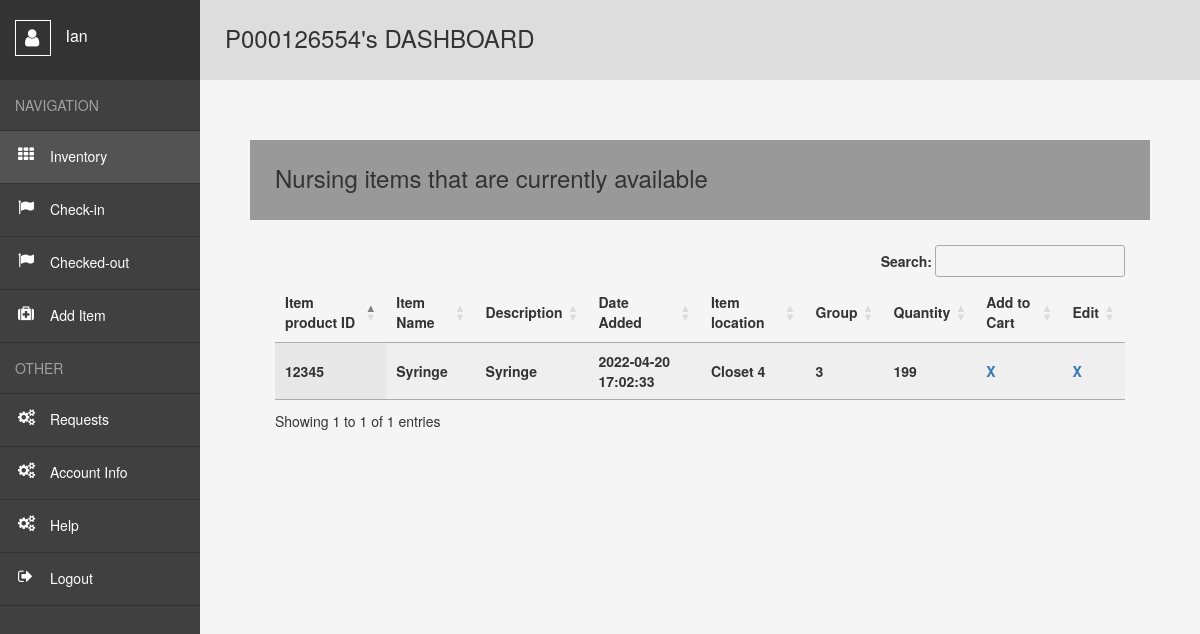
Page /user (signed in) on the earlier database version.
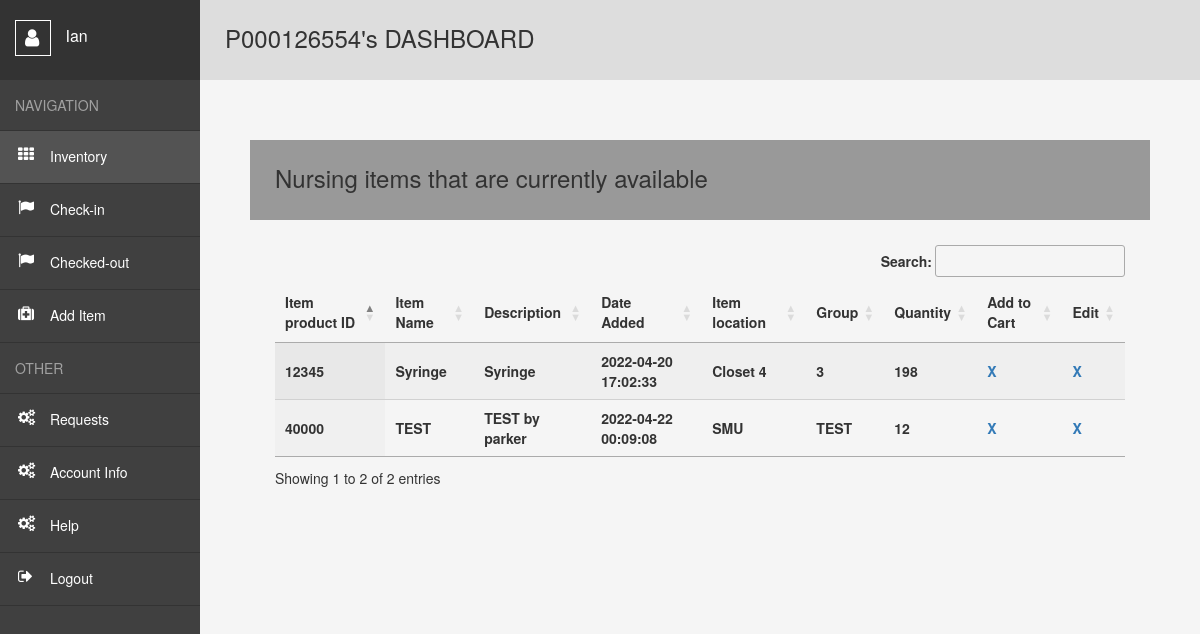
Same page on the later database version.
### website/models.py (models this page shows)
class Inventory(db.Model):
    id = db.Column(db.Integer, primary_key=True)
    product_id = db.Column(db.Integer(), unique=True)
    product_name = db.Column(db.String(26))
    date_added = db.Column(db.DateTime(timezone=True), default=func.now())
    desc=db.Column(db.String(200))
    i_loc=db.Column(db.String(200))
    quantity= db.Column(db.Integer)
    group= db.Column(db.String(26))
    subgroup=db.Column(db.String(26))
    Creator = db.Column(db.Integer, db.ForeignKey('user.id', ondelete="CASCADE"),nullable=False) ##foreign key relationship //id of who added it.

### website/views.py (the view)
@views.route("/user")
@login_required## needs to be logged in to be accessed
def user():
    if session.get("SCHOOL_ID", None) is not None and session.get("FNAME",None) is not None:
        items = Inventory.query.filter().all()
        return render_template("user.html",user = current_user,data = items)
    else:
        flash("You do not have access to this page! Pls, Log in!", category="error")
        return redirect(url_for('views.home'))

### website/templates/user.html (shortened to what this page needs)
<!DOCTYPE html>
<html lang="en">
<head>
    <link rel= "stylesheet" type= "text/css" href= "{{ url_for('static',filename='styles3.css') }}">
    <link rel="stylesheet" href="https://maxcdn.bootstrapcdn.com/bootstrap/3.3.6/css/bootstrap.min.css" />
    <link href='https://cdn.datatables.net/1.10.24/css/jquery.dataTables.min.css' rel='stylesheet' type='text/css'>
</head>
<body>
  {% if session['SCHOOL_ID'] and session['FNAME'] and session['LNAME'] and session['DATE'] and session['SF'] and user.is_authenticated %}
    <div class="wrapper">
        <nav>
          <header>
            <span></span>
              {{session['FNAME']}}
          </header>
          <ul>
            <li><span>Navigation</span></li>
            <li class="inv"><a class="active" style="text-decoration:none" href="{{url_for('views.user')}}">Inventory</a></li>
            <li class="move"><a style="text-decoration:none" href="{{url_for('views.Check_in')}}">Check-in</a></li>
            {% if session['ISstaff'] and session['id'] %}
            <li class="move"><a style="text-decoration:none" href="{{url_for('views.Checked')}}">Checked-out</a></li>
            <li class="edit"><a style="text-decoration:none" href="{{url_for('views.add')}}">Add Item</a></li>
            {% endif %}
            <li><span>Other</span></li>
            {% if session['ISstaff'] and session['id'] %}
            <li class="acc"><a style="text-decoration:none;" href="{{url_for('views.access')}}">Requests</a></li>
            {% endif %}
            <li class="acc"><a style="text-decoration:none" href="{{url_for('views.account_info')}}">Account Info</a></li>
            <li class="acc"><a style="text-decoration:none" href="{{url_for('views.help')}}">Help</a></li>
            <li class="logout"><a style="text-decoration:none" href="{{url_for('auth.logout')}}">Logout</a></li>
          </ul>
        </nav>
        <main>
          <h1>P{{session['SCHOOL_ID']}}'s DASHBOARD</h1>
          <div class="container-fluid">
            <div class="row" style="padding:50px;">
                <p><h2>Nursing items that are currently available</h1></p>
                <div >
                    <table id='empTable' class='display dataTable' width='100%'>
                        <thead>
                        <tr>
                            <th>Item product ID</th>
                            <th>Item Name</th>
                            <th>Description</th>
                            <th>Date Added</th>
                            <th>Item location</th>
                            <th>Group</th>
                            <th>Quantity</th>
                            <th>Add to Cart</th>
                            {% if session['ISstaff'] and session['id'] %}
                            <th>Edit</th>
                            {% endif %}
                        </tr>
                        </thead>
                        <tbody>
                          {% for row in data %}
                          <tr>
                              <th>{{row.product_id}}</th>
                              <th>{{row.product_name}}</th>
                              <th>{{row.desc}}</th>
                              <th>{{row.date_added}}</th>
                              <th>{{row.i_loc}}</th>
                              <th>{{row.group}}</th>
                              <th>{{row.quantity}}</th>
                              <th><a style="text-decoration:none" href="/user/Inventory/Check_Out_Check/{{row.id}}">X</a></th>
                              {% if session['ISstaff'] and session['id'] %}
                              <th><a style="text-decoration:none" href="/user/Inventory/Edit_Check/{{row.id}}">X</a></th>
                              {% endif %}
                          </tr>
                          {% endfor %}
                        </tbody>
                    </table>
                </div>
           </div>
        </div>
        </main>
      </div>
    {% endif %}
</body>
</html>

Differences in the rows shown:
changed Inventory "Syringe": quantity "199" → "198"
added Inventory: product_id "40000", product_name "TEST", desc "TEST by parker", date_added "2022-04-22 00:09:08", i_loc "SMU", group "TEST", quantity "12"
Other differences:
text written by a page script: "Search: Showing 1 to 1 of 1 entries" → "Search: Showing 1 to 2 of 2 entries"
